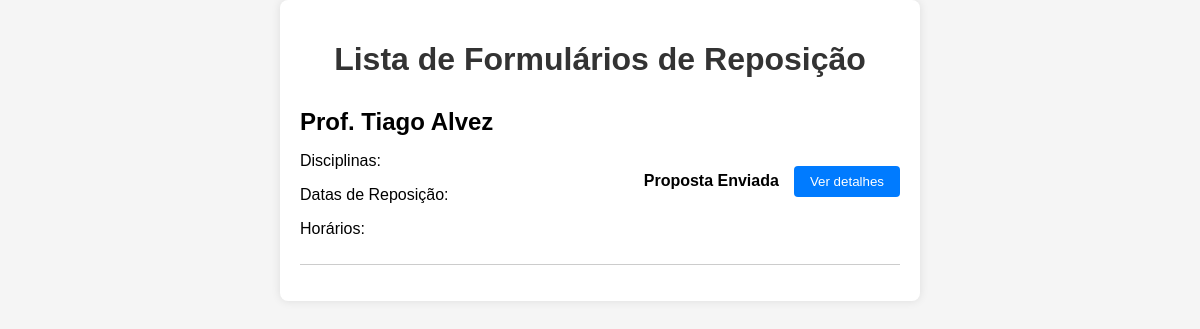
The page /piPADRAO/coordenador.php on the database its author committed.
### tables this page shows
CREATE TABLE `formulario_reposicao` (
  `idform_reposicao` int NOT NULL,
  `virtude` varchar(45) NOT NULL,
  `data_entrega` date NOT NULL,
  `pdf_form` varchar(255) DEFAULT NULL,
  `pdf_aulas` varchar(45) DEFAULT NULL,
  `situacao` varchar(20) NOT NULL,
  `motivo_indeferimento` varchar(100) DEFAULT NULL,
  `idfuncionario` int DEFAULT NULL,
  `idform_faltas` int DEFAULT NULL,
  `idform_falformulario_faltastas` int DEFAULT NULL
);

CREATE TABLE `funcionarios` (
  `idfuncionario` int NOT NULL,
  `nome` varchar(70) NOT NULL,
  `email` varchar(45) NOT NULL,
  `matricula` varchar(45) NOT NULL,
  `funcao` varchar(45) NOT NULL,
  `regime_juridico` varchar(45) DEFAULT NULL,
  `senha` varchar(255) NOT NULL
);

### piPADRAO/coordenador.php (the view, shortened to what this page needs)
<?php
include 'conexao.php';
try {
  $stmtFormularios = $conn->prepare("
        SELECT
            fr.idform_reposicao,
            fr.data_entrega,
            fr.situacao,
            fr.motivo_indeferimento,
            func.nome AS nome_professor,
            GROUP_CONCAT(DISTINCT ar.nome_disciplina ORDER BY ar.nome_disciplina SEPARATOR ', ') AS disciplinas,
            GROUP_CONCAT(DISTINCT ar.data_reposicao ORDER BY ar.data_reposicao SEPARATOR ', ') AS datas_reposicao,
            GROUP_CONCAT(DISTINCT CONCAT(ar.horarioinicio, ' às ', ar.horariofim) ORDER BY ar.horarioinicio SEPARATOR ', ') AS horarios_reposicao
        FROM formulario_reposicao fr
        JOIN funcionarios func ON fr.idfuncionario = func.idfuncionario
        LEFT JOIN aulas_reposicao ar ON fr.idform_reposicao = ar.idform_reposicao
        WHERE fr.situacao NOT IN ('deferido', 'indeferido')
         GROUP BY fr.idform_reposicao
    ");
  $stmtFormularios->execute();
  $formularios = $stmtFormularios->fetchAll(PDO::FETCH_ASSOC);
} catch (PDOException $e) {
  echo "Erro ao buscar dados: " . $e->getMessage();
}
?>
<!DOCTYPE html>
<html lang="pt-BR">
<head>
  <link rel="stylesheet" href="./css/cordenador.css">
</head>
<body>
  <div class="container">
    <h1>Lista de Formulários de Reposição</h1>
    <ul class="teacher-list">
      <?php foreach ($formularios as $formulario): ?>
      <li class="teacher">
        <div class="teacher-info">
          <h2><?php echo htmlspecialchars("Prof. " . $formulario['nome_professor']); ?></h2>
          <p>Disciplinas: <?php echo htmlspecialchars($formulario['disciplinas']); ?></p>
          <p>Datas de Reposição: <?php echo htmlspecialchars($formulario['datas_reposicao']); ?></p>
          <p>Horários: <?php echo htmlspecialchars($formulario['horarios_reposicao']); ?></p>
        </div>
        <div class="status <?php echo strtolower(str_replace(' ', '-', $formulario['situacao'])); ?>">
          <?php echo htmlspecialchars($formulario['situacao']); ?>
        </div>
        <button class="details-btn" onclick="redirectToDetails('<?php echo $formulario['idform_reposicao']; ?>')">Ver
          detalhes</button>
      </li>
      <?php endforeach; ?>
    </ul>
  </div>
</body>
</html>

### piPADRAO/css/cordenador.css (style rules this page uses)
body { font-family: Arial, sans-serif; background-color: #f5f5f5; margin: 0; }
.container { background-color: white; padding: 20px; border-radius: 8px; box-shadow: 0 0 10px rgba(0, 0, 0, 0.1); width: 80%; max-width: 600px; text-align: center; margin: 0 auto; }
h1 { margin-bottom: 20px; color: #333; }
.teacher-list { list-style-type: none; padding: 0; }
.teacher { display: flex; justify-content: space-between; align-items: center; border-bottom: 1px solid #ccc; padding: 10px 0; }
.teacher-info { flex-grow: 1; text-align: left; }
.teacher-info h2 { margin: 0; }
.status { padding: 5px 10px; border-radius: 4px; font-weight: bold; text-align: center; }
.details-btn { background-color: #007bff; color: white; border: none; padding: 8px 16px; border-radius: 4px; margin-left: 5px; cursor: pointer; transition: background-color 0.3s ease; }

### rows shown on the page
formulario_reposicao: idfuncionario.nome "Prof. Tiago Alvez", situacao "Proposta Enviada"
